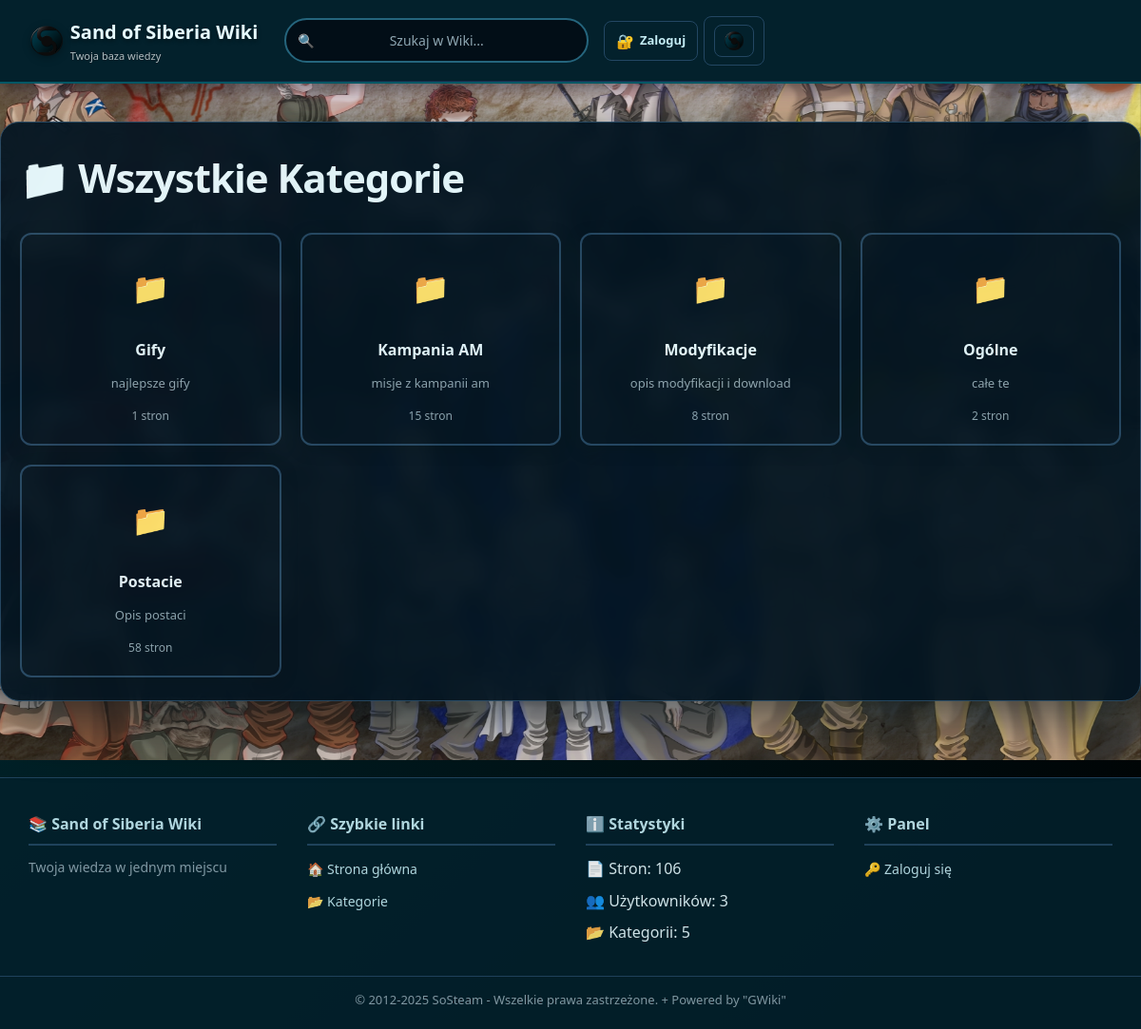
The page /categories on the database its author committed.
### tables this page shows
CREATE TABLE `categories` (
  `category_id` int(11) NOT NULL,
  `name` varchar(100) NOT NULL,
  `description` text DEFAULT NULL,
  `parent_id` int(11) DEFAULT NULL
);

### core/ThemeLoader.php (called while the page is built, shortened)
<?php
class ThemeLoader {
    private static $settings;
    public static function loadSettings() {
        if (self::$settings === null) {
            $settingsModel = new Settings();
            self::$settings = [];
            $allSettings = $settingsModel->getAll();
            foreach ($allSettings as $setting) {
                self::$settings[$setting['setting_key']] = $setting['setting_value'];
            }
        }
        return self::$settings;
    }
    public static function get(string $key, $default = null) {
        $settings = self::loadSettings();
        return $settings[$key] ?? $default;
    }
}

### views/categories.php (the view, shortened to what this page needs)
<h1>📁 Wszystkie Kategorie</h1>
<?php if (empty($categories)): ?>
    <p class="info">
        Brak kategorii.
        <?php if (isset($_SESSION['role']) && $_SESSION['role'] === 'admin'): ?>
            <a href="/admin/categories">Dodaj pierwszą kategorię</a>
        <?php endif; ?>
    </p>
<?php else: ?>
    <div class="categories-grid">
        <?php foreach ($categories as $cat): ?>
            <a href="/category/<?= (int)$cat['category_id'] ?>" class="category-card">
                <div class="category-icon">📁</div>
                <div class="category-name">
                    <?= htmlspecialchars($cat['name'], ENT_QUOTES, 'UTF-8') ?>
                </div>
                <?php if (!empty($cat['description'])): ?>
                    <div class="category-desc">
                        <?= htmlspecialchars($cat['description'], ENT_QUOTES, 'UTF-8') ?>
                    </div>
                <?php endif; ?>
                <div class="category-count">
                    <?= (int)$cat['pages_count'] ?> stron
                </div>
            </a>
        <?php endforeach; ?>
    </div>
<?php endif; ?>

### public/index.php (shortened to what this page needs)
<?php
require_once __DIR__ . '/../core/ThemeLoader.php';
require_once __DIR__ . '/../core/View.php';
    ?>
    <?php
$uri = parse_url($_SERVER['REQUEST_URI'], PHP_URL_PATH);
if ($uri === '/categories') {
    $db = Database::getInstance()->getConnection();
    $categories = $db->query("
        SELECT c.*, COUNT(pc.page_id) as pages_count
        FROM categories c
        LEFT JOIN page_categories pc ON c.category_id = pc.category_id
        GROUP BY c.category_id
        ORDER BY c.name ASC
    ")->fetchAll();
    View::render('categories', [
        'categories' => $categories,
        'pageTitle' => 'Kategorie'
    ]);
    exit;
}
exit;

### core/View.php (shortened to what this page needs)
<?php
class View
{
    public static function render($viewFile, $data = [], $layout = 'main')
    {
        extract($data);
        require __DIR__ . "/../views/{$viewFile}.php";
        $content = ob_get_clean();
        if ($layout) {
            require __DIR__ . "/../views/layouts/{$layout}.php";
        } else {
            echo $content;
        }
    }
}

### views/layouts/main.php (shortened to what this page needs)
<?php
require_once __DIR__ . '/../../core/ThemeLoader.php';
?>
<!DOCTYPE html>
<html lang="pl">
<head>
    <link rel="stylesheet" href="/css/base.css">
    <link rel="stylesheet" href="/css/components.css">
    <link rel="stylesheet" href="/css/layout.css">
    <link rel="stylesheet" href="/css/wiki.css">
    <link rel="stylesheet" href="/css/admin.css">
    <link rel="stylesheet" href="/css/themes/sos.css">
    <link rel="stylesheet" href="/css/themes/ru.css">
    <link rel="stylesheet" href="/css/themes/zsi.css">
    <link rel="stylesheet" href="/css/themes/am.css">
</head>
<body>
    <?php include __DIR__ . '/../partials/header.php'; ?>
    <div class="container">
        <?php
        if (!isset($content)) {
            echo "<h1 style='color:red;'>ERROR: \$content NOT SET!</h1>";
        } elseif (empty($content)) {
            echo "<h1 style='color:red;'>ERROR: \$content IS EMPTY!</h1>";
        } else {
            echo $content;
        }
        ?>
    </div>
    <?php include __DIR__ . '/../partials/footer.php'; ?>
</body>
</html>

### views/partials/header.php (shortened to what this page needs)
<?php
require_once __DIR__ . '/../../core/ThemeLoader.php';
$siteName    = ThemeLoader::get('site_name', 'Wiki Engine');
$siteTagline = ThemeLoader::get('site_tagline', 'Twoja baza wiedzy');
$siteLogo    = ThemeLoader::get('site_logo', '');
?>
<header class="modern-header">
    <div class="header-content">
        <a href="/" class="logo">
            <?php if (!empty($siteLogo)): ?>
                <img src="<?= htmlspecialchars($siteLogo) ?>" alt="<?= htmlspecialchars($siteName) ?>">
            <?php else: ?>
                <div class="logo-wrapper">
                    <img src="/symbols/soslogo.png" alt="Logo" class="logo-icon">
                    <div class="logo-text">
                        <span class="logo-name"><?= htmlspecialchars($siteName) ?></span>
                        <?php if (!empty($siteTagline)): ?>
                            <small class="logo-tagline"><?= htmlspecialchars($siteTagline) ?></small>
                        <?php endif; ?>
                    </div>
                </div>
            <?php endif; ?>
        </a>
        <div class="search-box">
            <span class="search-icon">🔍</span>
            <input type="text" id="search-input" placeholder="Szukaj w Wiki..." autocomplete="off">
        </div>
        <nav class="main-nav">
            <?php if (isset($_SESSION['user_id'])): ?>
                <?php if (!empty($_SESSION['role']) && $_SESSION['role'] !== 'viewer'): ?>
                    <a href="/page/new" class="nav-item nav-highlight">
                        <span class="nav-icon">➕</span>
                        <span class="nav-text">Nowa strona</span>
                    </a>
                <?php endif; ?>
                <div class="nav-dropdown">
                    <button class="nav-item dropdown-toggle">
                        <span class="nav-icon">⚡</span>
                        <span class="nav-text">Więcej</span>
                        <span class="dropdown-arrow">▼</span>
                    </button>
                    <div class="dropdown-menu">
                        <a href="/categories" class="dropdown-item">
                            <span class="dropdown-icon">📁</span>
                            Kategorie
                        </a>
                        <a href="/media" class="dropdown-item">
                            <span class="dropdown-icon">🖼️</span>
                            Galeria
                        </a>
                        <a href="/syntax-help" class="dropdown-item">
                            <span class="dropdown-icon">📚</span>
                            Składnia
                        </a>
                        <?php if (!empty($_SESSION['role']) && $_SESSION['role'] === 'admin'): ?>
                            <div class="dropdown-divider"></div>
                            <a href="/admin" class="dropdown-item">
                                <span class="dropdown-icon">⚙️</span>
                                Panel Admina
                            </a>
                            <a href="/analytics" class="dropdown-item">
                                <span class="dropdown-icon">📊</span>
                                Analytics
                            </a>
                            <a href="/admin/customize" class="dropdown-item">
                                <span class="dropdown-icon">🎨</span>
                                Customizacja
                            </a>
                        <?php endif; ?>
                    </div>
                </div>
                <div class="nav-dropdown user-dropdown">
                    <button class="nav-item dropdown-toggle">
                        <span class="nav-icon">👤</span>
                        <span class="nav-text"><?= htmlspecialchars($_SESSION['username']) ?></span>
                        <span class="dropdown-arrow">▼</span>
                    </button>
                    <div class="dropdown-menu dropdown-menu-right">
                        <div class="dropdown-header">
                            <strong>👤 <?= htmlspecialchars($_SESSION['username']) ?></strong>
                            <small><?= htmlspecialchars($_SESSION['role']) ?></small>
                        </div>
                        <div class="dropdown-divider"></div>
                        <a href="/logout" class="dropdown-item">
                            <span class="dropdown-icon">🚪</span>
                            Wyloguj
                        </a>
                    </div>
                </div>
            <?php else: ?>
                <a href="/login" class="nav-item nav-login">
                    <span class="nav-icon">🔐</span>
                    <span class="nav-text">Zaloguj</span>
                </a>
            <?php endif; ?>
            <div class="custom-theme-selector">
                <button class="theme-selector-btn" id="theme-selector-btn">
                    <img src="/symbols/AM.png" alt="Theme" id="current-theme-icon">
                </button>
            </div>
        </nav>
    </div>
</header>

### views/partials/footer.php (shortened to what this page needs)
<footer class="wiki-footer">
    <div class="footer-content">
        <div class="footer-section">
            <h4>📚 <?= htmlspecialchars(ThemeLoader::get('site_name', 'Wiki Engine')) ?></h4>
            <p><?= htmlspecialchars(ThemeLoader::get('site_description', 'Twoja wiedza w jednym miejscu')) ?></p>
        </div>
        <div class="footer-section">
            <h4>🔗 Szybkie linki</h4>
            <ul>
                <li><a href="/">🏠 Strona główna</a></li>
                <li><a href="/categories">📂 Kategorie</a></li>
            </ul>
        </div>
        <div class="footer-section">
            <h4>ℹ️ Statystyki</h4>
            <ul>
                <?php
                try {
                    $db = Database::getInstance()->getConnection();
                    $stats = $db->query("SELECT
                        (SELECT COUNT(*) FROM pages) as total_pages,
                        (SELECT COUNT(*) FROM users) as total_users,
                        (SELECT COUNT(*) FROM categories) as total_categories
                    ")->fetch();
                    ?>
                    <li>📄 Stron: <?= $stats['total_pages'] ?></li>
                    <li>👥 Użytkowników: <?= $stats['total_users'] ?></li>
                    <li>📂 Kategorii: <?= $stats['total_categories'] ?></li>
                <?php } catch (Exception $e) { ?>
                    <li>Statystyki niedostępne</li>
                <?php } ?>
            </ul>
        </div>
        <div class="footer-section">
            <h4>⚙️ Panel</h4>
            <ul>
                <?php if (isset($_SESSION['user_id'])): ?>
                    <?php if ($_SESSION['role'] === 'admin'): ?>
                        <li><a href="/admin">🔧 Panel admina</a></li>
                        <li><a href="/analytics">📊 Statystyki</a></li>
                        <li><a href="/admin/customize">🎨 Personalizuj</a></li>
                    <?php endif; ?>
                    <li><a href="/logout">🚪 Wyloguj się</a></li>
                <?php else: ?>
                    <li><a href="/login">🔑 Zaloguj się</a></li>
                <?php endif; ?>
            </ul>
        </div>
    </div>
    <div class="footer-bottom">
        <p>
© 2012-<?= date('Y') ?> SoSteam - Wszelkie prawa zastrzeżone. + Powered by "GWiki"
        </p>
    </div>
</footer>

### public/css/base.css (style rules this page uses)
* { margin: 0; padding: 0; box-sizing: border-box; }
body { font-family: 'Russo One', 'Segoe UI', 'Helvetica Neue', sans-serif; background-color: var(--bg-page); background: var(--bg-page); color: var(--text-primary); line-height: 1.7; position: relative; }
body::before { content: ''; position: fixed; top: 0; left: 0; right: 0; bottom: 0; pointer-events: none; z-index: 0; }
h1, h2, h3 { background: var(--text-primary); -webkit-background-clip: text; -webkit-text-fill-color: transparent; background-clip: text; margin-bottom: 25px; font-weight: 800; }
h1 { font-size: 42px; letter-spacing: -1px; }
a { color: var(--accent-secondary); text-decoration: none; transition: all 0.3s; }
a, .nav-link { color: var(--link-color, var(--accent-secondary, #4990c6)); text-decoration: none; transition: color 0.2s ease; }

### public/css/components.css (style rules this page uses)
.container { max-width: 1200px; margin: 50px auto; padding: 32px 32px 36px 32px; background: var(--card-bg); backdrop-filter: blur(20px); border-radius: 20px; border: 1px solid var(--border-color); box-shadow: var(--shadow-lg); position: relative; z-index: 1; }
.custom-theme-selector { position: relative; }
.theme-selector-btn { background: var(--input-bg); border: 1px solid var(--border-color); border-radius: 8px; padding: 8px 12px; cursor: pointer; transition: border-color 0.2s ease, background-color 0.2s ease, box-shadow 0.2s ease; display: flex; align-items: center; gap: 8px; color: var(--text-secondary); }
.theme-selector-btn img { width: 24px; height: 24px; border-radius: 4px; }

### public/css/wiki.css (style rules this page uses)
ul, ol { margin: 20px 0; padding-left: 30px; }
ul li, ol li { color: var(--text-primary); }
ul li::marker { color: var(--accent-primary); }
.category-card { background: var(--card-bg); border: 2px solid var(--border-subtle); border-radius: 12px; padding: 20px; text-align: center; text-decoration: none; transition: all 0.3s ease; display: flex; flex-direction: column; align-items: center; gap: 15px; box-shadow: var(--shadow-sm); }
.category-icon { width: auto; height: auto; display: flex; align-items: center; justify-content: center; background: none; border-radius: 50%; padding: 10px; transition: transform 0.3s ease; }
.category-name { font-size: 16px; font-weight: bold; color: var(--text-primary); line-height: 1.4; }

### public/css/admin.css (style rules this page uses)
.custom-theme-selector { position: relative; display: inline-flex; }
.theme-selector-btn { display: inline-flex; align-items: center; gap: 6px; padding: 6px 10px; border-radius: 8px; border: 1px solid var(--border-subtle); background-color: var(--bg-surface-alt); color: var(--text-secondary); font-size: 13px; cursor: pointer; transition: background-color 0.2s ease, border-color 0.2s ease; }
.search-box { position: relative; max-width: 320px; flex: 1; }
.search-icon { position: absolute; left: 14px; top: 50%; transform: translateY(-50%); font-size: 14px; color: var(--text-muted); pointer-events: none; }

### public/css/themes/sos.css (style rules this page uses)
:root { --bg-primary: #010b10; --bg-secondary: #02141d; --bg-tertiary: #03212c; --bg-surface: #03212c; --text-primary: #e6faff; --text-secondary: #c4ecf4; --text-muted: #8fa7b2; --accent-primary: #0085a7; --accent-secondary: #0390a8; --accent-hover: #04a4bf; --accent-main: var(--accent-primary); --accent-strong: var(--accent-secondary); --border-subtle: #234763; --border-strong: #315a7a; --border-color: var(--border-subtle); --card-bg: #031521; --card-bg-soft: #052132; --header-bg: #0085a780; --input-bg: #020e17; --input-border: #25657d; --input-border-focus: #04a4bf; --shadow-sm: 0 4px 15px rgba(0, 20, 28, 0.4); --shadow-md: 0 8px 30px rgba(0, 20, 28, 0.55); --shadow-lg: 0 20px 60px rgba(0, 20, 28, 0.7); --success-bg: rgba(34, 197, 94, 0.08); --success-border: #22c55e; --success-text: #bbf7d0; --error-bg: rgba(239, 68, 68, 0.08); --error-border: #ef4444; --error-text: #fecaca; --warning-bg: rgba(250, 204, 21, 0.08); --warning-border: #facc15; --warning-text: #fef3c7; --info-bg: rgba(3, 105, 161, 0.08); --info-border: #0ea5e9; --info-text: #bae6fd; --btn-primary-bg: linear-gradient(135deg, #024f63, #0390a8); --btn-primary-border: #04a4bf; --btn-secondary-bg: rgba(3, 144, 168, 0.18); --btn-secondary-border: #25657d; --badge-admin-bg: linear-gradient(135deg, #0ea5e9, #0369a1); --badge-editor-bg: linear-gradient(135deg, #22c1c3, #0390a8); --badge-viewer-bg: rgba(148, 163, 184, 0.7); --progress-bg: #02141d; --progress-fill: linear-gradient(90deg, #024f63, #0390a8); --link-color: #7dd3fc; --link-hover: #e0f2fe; }

### rows shown on the page
categories: name "Gify", description "najlepsze gify", pages_count "1"
categories: name "Kampania AM", description "misje z kampanii am", pages_count "15"
categories: name "Modyfikacje", description "opis modyfikacji i download", pages_count "8"
categories: name "Ogólne", description "całe te", pages_count "2"
categories: name "Postacie", description "Opis postaci", pages_count "58"

### other values the page prints
$siteName "Sand of Siberia Wiki"
$siteTagline "Twoja baza wiedzy"
ThemeLoader::get('site_name', 'Wiki Engine') "Sand of Siberia Wiki"
ThemeLoader::get('site_description', 'Twoja wiedza w jednym miejscu') "Twoja wiedza w jednym miejscu"
$stats['total_pages'] "106"
$stats['total_users'] "3"
$stats['total_categories'] "5"
